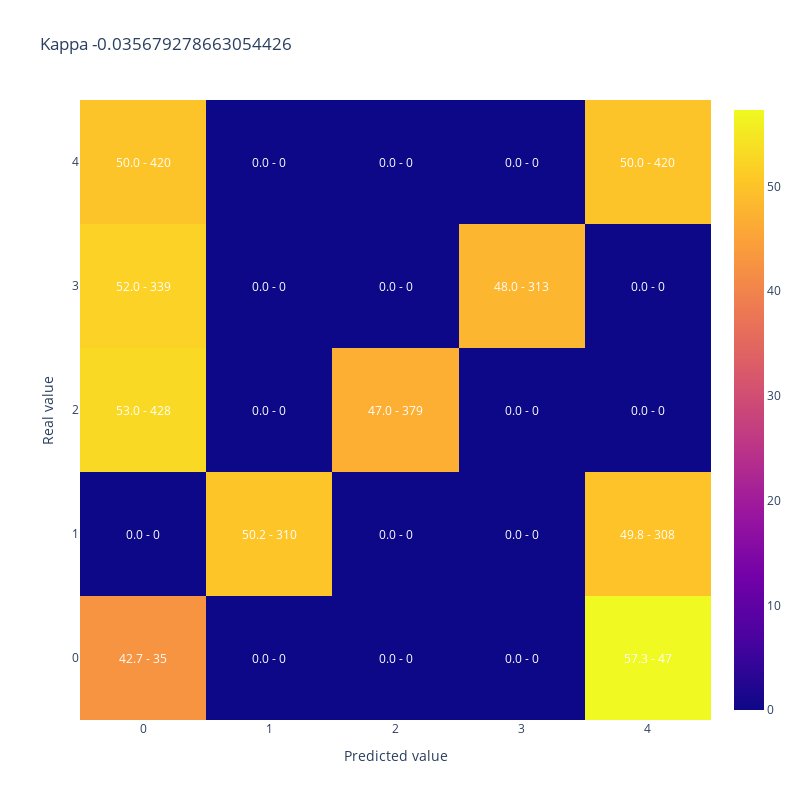

This figure's notebook cell:
### Code cell
#A modo de ejemplo muestro kappa y matriz de confusion para 50% de aciertos donde los errores quedan lejos de la clase correcta
y_simulado_lejos = [y_test.iloc[sample] if random_list[sample]<50/100 else y_lejos[sample] for sample in range(len(y_test))]

display(plot_confusion_matrix(y_test,y_simulado_lejos, 
                              title = "Kappa " + str(cohen_kappa_score(y_test,y_simulado_lejos, weights = 'quadratic'))))

### Figure 1 — Plotly figure (JSON) as saved in the notebook; plotly's stock layout.template omitted (floating-point values rounded to 4 significant figures)
{"data": [{"type": "heatmap", "x": [0, 1, 2, 3, 4], "y": [0, 1, 2, 3, 4], "z": [[42.68, 0, 0, 0, 57.32], [0, 50.16, 0, 0, 49.84], [53.04, 0, 46.96, 0, 0], [51.99, 0, 0, 48.01, 0], [50, 0, 0, 0, 50]]}], "layout": {"annotations": [{"font": {"color": "white"}, "showarrow": false, "text": "42.7 - 35", "x": 0, "xref": "x", "y": 0, "yref": "y"}, {"font": {"color": "white"}, "showarrow": false, "text": "0.0 - 0", "x": 1, "xref": "x", "y": 0, "yref": "y"}, {"font": {"color": "white"}, "showarrow": false, "text": "0.0 - 0", "x": 2, "xref": "x", "y": 0, "yref": "y"}, {"font": {"color": "white"}, "showarrow": false, "text": "0.0 - 0", "x": 3, "xref": "x", "y": 0, "yref": "y"}, {"font": {"color": "white"}, "showarrow": false, "text": "57.3 - 47", "x": 4, "xref": "x", "y": 0, "yref": "y"}, {"font": {"color": "white"}, "showarrow": false, "text": "0.0 - 0", "x": 0, "xref": "x", "y": 1, "yref": "y"}, {"font": {"color": "white"}, "showarrow": false, "text": "50.2 - 310", "x": 1, "xref": "x", "y": 1, "yref": "y"}, {"font": {"color": "white"}, "showarrow": false, "text": "0.0 - 0", "x": 2, "xref": "x", "y": 1, "yref": "y"}, {"font": {"color": "white"}, "showarrow": false, "text": "0.0 - 0", "x": 3, "xref": "x", "y": 1, "yref": "y"}, {"font": {"color": "white"}, "showarrow": false, "text": "49.8 - 308", "x": 4, "xref": "x", "y": 1, "yref": "y"}, {"font": {"color": "white"}, "showarrow": false, "text": "53.0 - 428", "x": 0, "xref": "x", "y": 2, "yref": "y"}, {"font": {"color": "white"}, "showarrow": false, "text": "0.0 - 0", "x": 1, "xref": "x", "y": 2, "yref": "y"}, {"font": {"color": "white"}, "showarrow": false, "text": "47.0 - 379", "x": 2, "xref": "x", "y": 2, "yref": "y"}, {"font": {"color": "white"}, "showarrow": false, "text": "0.0 - 0", "x": 3, "xref": "x", "y": 2, "yref": "y"}, {"font": {"color": "white"}, "showarrow": false, "text": "0.0 - 0", "x": 4, "xref": "x", "y": 2, "yref": "y"}, {"font": {"color": "white"}, "showarrow": false, "text": "52.0 - 339", "x": 0, "xref": "x", "y": 3, "yref": "y"}, {"font": {"color": "white"}, "showarrow": false, "text": "0.0 - 0", "x": 1, "xref": "x", "y": 3, "yref": "y"}, {"font": {"color": "white"}, "showarrow": false, "text": "0.0 - 0", "x": 2, "xref": "x", "y": 3, "yref": "y"}, {"font": {"color": "white"}, "showarrow": false, "text": "48.0 - 313", "x": 3, "xref": "x", "y": 3, "yref": "y"}, {"font": {"color": "white"}, "showarrow": false, "text": "0.0 - 0", "x": 4, "xref": "x", "y": 3, "yref": "y"}, {"font": {"color": "white"}, "showarrow": false, "text": "50.0 - 420", "x": 0, "xref": "x", "y": 4, "yref": "y"}, {"font": {"color": "white"}, "showarrow": false, "text": "0.0 - 0", "x": 1, "xref": "x", "y": 4, "yref": "y"}, {"font": {"color": "white"}, "showarrow": false, "text": "0.0 - 0", "x": 2, "xref": "x", "y": 4, "yref": "y"}, {"font": {"color": "white"}, "showarrow": false, "text": "0.0 - 0", "x": 3, "xref": "x", "y": 4, "yref": "y"}, {"font": {"color": "white"}, "showarrow": false, "text": "50.0 - 420", "x": 4, "xref": "x", "y": 4, "yref": "y"}], "height": 800, "title": {"text": "Kappa -0.035679278663054426"}, "width": 800, "xaxis": {"title": {"text": "Predicted value"}}, "yaxis": {"title": {"text": "Real value"}}}}
